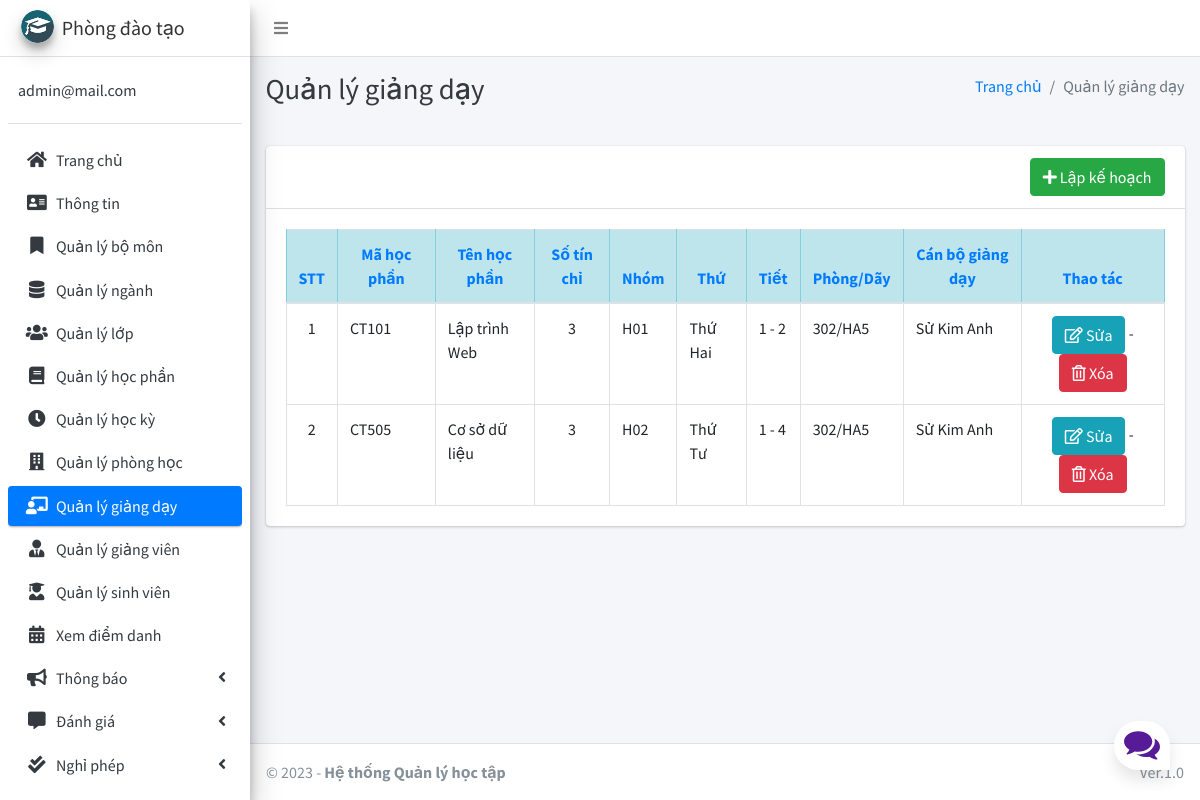
The page /assign/manage/ (signed in) on the database its author committed.
### main_app/models.py (models this page shows, shortened)
class CustomUser(AbstractUser):
    USER_TYPE = ((1, "PDT"), (2, "GV"), (3, "SV"))
    id = models.CharField(primary_key='True', max_length=10)
    username = None  # Removed username, using email instead
    email = models.EmailField(unique=True)
    user_type = models.CharField(default=1, choices=USER_TYPE, max_length=1)
    fcm_token = models.TextField(default="")  # For firebase notifications
    USERNAME_FIELD = "email"
    REQUIRED_FIELDS = []
    objects = CustomUserManager()

class Assign(models.Model):
    subject = models.ForeignKey(Subject, on_delete=models.CASCADE, null=True)
    group = models.CharField(max_length=5)
    period = models.CharField(max_length=50, choices=time_slots, null=True)
    day = models.CharField(max_length=15, choices=DAYS_OF_WEEK, null=True)
    room = models.ForeignKey(Room, on_delete=models.CASCADE, null=True)
    staff = models.ForeignKey(Staff, on_delete=models.CASCADE, null=True)
    grade = models.ForeignKey(Grade, on_delete=models.CASCADE, null=True)

class Subject(models.Model):
    id = models.CharField(primary_key='True', max_length=50)
    name = models.CharField(max_length=120)
    credit = models.IntegerField(max_length=2)
    type = models.IntegerField(choices=subject_choice, max_length=2, null=True)
    fee = models.CharField(max_length=50, null=True)
    major = models.ForeignKey(Major, on_delete=models.CASCADE)
    session = models.ForeignKey(Session, on_delete=models.CASCADE)

class Room(models.Model):
    name = models.CharField(max_length=20)
    dimension = models.IntegerField()

class Staff(models.Model):
    admin = models.OneToOneField(CustomUser, primary_key='True', on_delete=models.CASCADE, blank=False)
    last_name = models.CharField(max_length=200)
    first_name = models.CharField(max_length=200)
    profile_pic = models.ImageField(null=True, blank=True, upload_to="images/")
    gender = models.CharField(max_length=3, choices=gender_choice)
    dob = models.DateField(null=True)
    pob = models.CharField(max_length=200, null=True)
    level = models.CharField(max_length=30, choices=level_choice)
    number = models.CharField(max_length=15, null=True)
    address = models.TextField(null=True)
    major = models.ForeignKey(Major, on_delete=models.DO_NOTHING, null=True, blank=False)
    department = models.ForeignKey(Department, on_delete=models.DO_NOTHING, null=True, blank=False)

### main_app/hod_views.py (the view)
# urls.py: path("assign/manage/", hod_views.manage_assign, name='manage_assign'),
def manage_assign(request):
    assigns = Assign.objects.all()
    context = {
        'assigns': assigns,
        'page_title': 'Quản lý giảng dạy'
    }
    return render(request, "hod_template/manage_assign.html", context)

### main_app/templates/hod_template/manage_assign.html
{% extends 'main_app/base.html' %}
{% load static %}
{% block page_title %}{{page_title}}{% endblock page_title %}
{% block content %}
<section class="content">
    <div class="container-fluid">
        <div class="row">
            <div class="col-md-12">
                <div class="card">
                    <div class="card-header">
                        <div style="float: right;">
                            <a href="{% url 'add_assign' %}" class="btn btn-success">
                                <i class="fas fa-plus"></i> Lập kế hoạch</a>
                        </div>
                    </div>
                    <div class="card-body">
                        <table id="example2" class="table table-bordered table-hover">
                            <thead class="table-info text-primary text-center">
                                <tr>
                                    <th>STT</th>
                                    <th>Mã học phần</th>
                                    <th>Tên học phần</th>
                                    <th>Số tín chỉ</th>
                                    <th>Nhóm</th>
                                    <th>Thứ</th>
                                    <th>Tiết</th>
                                    <th>Phòng/Dãy</th>
                                    <th>Cán bộ giảng dạy</th>
                                    <th>Thao tác</th>
                                </tr>
                            </thead>
                            <tbody>
                                {% for assign in assigns %}
                                <tr>
                                    <td class="text-center">{{ forloop.counter }}</td>
                                    <td>{{assign.subject.id}}</td>
                                    <td>{{assign.subject.name}}</td>
                                    <td class="text-center">{{assign.subject.credit}}</td>
                                    <td>{{assign.group}}</td>
                                    <td>{{assign.day}}</td>
                                    <td>{{assign.period}}</td>
                                    <td>{{assign.room.name}}</td>
                                    <td>{{assign.staff.id}} {{assign.staff.last_name}} {{assign.staff.first_name}}</td>
                                    <td class="text-center">
                                        <a href="{% url 'edit_assign' assign.id %}" class="btn btn-info"><i class="far fa-edit"></i> Sửa</a> -
                                        <a href="{% url 'delete_assign' assign.id %}" class="btn btn-danger"
                                           onclick="return confirm('Bạn có chắc chắn muốn xóa?')"><i class="far fa-trash-alt"></i> Xóa</a>
                                    </td>
                                </tr>
                                      {% endfor %}
                            </tbody>
                        </table>
                    </div>
                </div>
            </div>
        </div>
    </div>
</section>
{% endblock content %}

### main_app/templates/main_app/sidebar_template.html (shortened to what this page needs)
{% load static %}
<aside class="main-sidebar sidebar-light-blue elevation-4">
    {% if request.user.user_type == '1' %}
        <a href="{% url 'admin_home' %}" class="brand-link">
            <img src="{% static 'dist/img/cmsl.png' %} " alt="AdminLTE Logo"
                 class="brand-image img-circle elevation-3">
            <span class="brand-text">Phòng đào tạo</span>
        </a>
        <div class="sidebar">
        <div class="user-panel mt-3 pb-3 mb-3 d-flex">
            <div class="info">
                <a href="#" class="d-block">{{ user }}</a>
            </div>
        </div>
        <nav class="mt-2">
        <ul class="nav nav-pills nav-sidebar flex-column" data-widget="treeview" role="menu" data-accordion="false">
        <li class="nav-item">
            {% url 'admin_home' as admin_home %}
            <a href="{{ admin_home }}" class="nav-link {% if admin_home == request.path %} active {% endif %}">
                <i class="nav-icon fas fa-home"></i>
                <p>
                    Trang chủ
                </p>
            </a>
        </li>
        <li class="nav-item">
            {% url 'admin_view_profile' as admin_view_profile %}
            <a href="{{ admin_view_profile }}"
               class="nav-link {% if admin_view_profile == request.path %} active {% endif %}">
                <i class="nav-icon fas fa-address-card"></i>
                <p>
                    Thông tin
                </p>
            </a>
        </li>
        <li class="nav-item">
            {% url 'manage_department' as manage_department %}
            <a href="{{ manage_department }}" class="nav-link {% if manage_department == request.path %} active {% endif %}">
                <i class="nav-icon fas fa-bookmark"></i>
                <p>
                    Quản lý bộ môn
                </p>
            </a>
        </li>
                <li class="nav-item">
                    {% url 'manage_major' as manage_major %}
                    {% url 'edit_major' department_id as edit_major %}
                    <a href="{{ manage_major }}"
                       class="nav-link  {% if edit_major == request.path or manage_major == request.path %} active {% endif %}">
                        <i class="nav-icon fas fa-database"></i>
                        <p>
                            Quản lý ngành
                        </p>
                    </a>
                </li>
                        <li class="nav-item">
                    {% url 'manage_grade' as manage_grade %}
                    {% url 'edit_grade' department_id as edit_grade %}
                    <a href="{{ manage_grade }}"
                       class="nav-link  {% if edit_grade == request.path or manage_grade == request.path %} active {% endif %}">
                        <i class="nav-icon fas fa-users"></i>
                        <p>
                            Quản lý lớp
                        </p>
                    </a>
                </li>
                        <li class="nav-item">
                    {% url 'manage_subject' as manage_subject %}
                    {% url 'edit_subject' subject_id as edit_subject %}
                    <a href="{{ manage_subject }}"
                       class="nav-link  {% if edit_subject == request.path or manage_subject == request.path %} active {% endif %}">
                        <i class="nav-icon fas fa-book"></i>
                        <p>
                            Quản lý học phần
                        </p>
                    </a>
                </li>
                        <li class="nav-item">
                    {% url 'manage_session' as manage_session %}
                    {% url 'edit_session' session_id as edit_session %}
                    <a href="{{ manage_session }}"
                       class="nav-link  {% if edit_session == request.path or manage_session == request.path %} active {% endif %}">
                        <i class="nav-icon fas fa-clock"></i>
                        <p>
                            Quản lý học kỳ
                        </p>
                    </a>
                </li>
                        <li class="nav-item">
                    {% url 'manage_room' as manage_room %}
                    {% url 'edit_room' room_id as edit_room %}
                    <a href="{{ manage_room }}"
                       class="nav-link {% if manage_room == request.path or request.path == edit_room %} active {% endif %}">
                        <i class="fas fa-building nav-icon"></i>
                        <p>
                            Quản lý phòng học
                        </p>
                    </a>
                </li>
                        <li class="nav-item">
                    {% url 'manage_assign' as manage_assign %}
                    {% url 'edit_assign' assign_id as edit_assign %}
                    <a href="{{ manage_assign }}"
                       class="nav-link {% if manage_assign == request.path or request.path == edit_assign %} active {% endif %}">
                        <i class="nav-icon fas fa-chalkboard-teacher"></i>
                        <p>
                            Quản lý giảng dạy
                        </p>
                    </a>
                </li>
                <li class="nav-item">
            {% url 'manage_staff' as manage_staff %}
            {% url 'edit_staff' staff_id as edit_staff %}
            <a href="{{ manage_staff }}"
               class="nav-link {% if manage_staff == request.path or request.path == edit_staff %} active {% endif %}">
                <i class="nav-icon fas fa-user-tie"></i>
                <p>
                    Quản lý giảng viên
                </p>
            </a>
        </li>
        <li class="nav-item">
            {% url 'manage_student' as manage_student %}
            {% url 'edit_student' student_id as edit_student %}
            <a href="{{ manage_student }}"
               class="nav-link  {% if edit_student == request.path or manage_student == request.path %} active {% endif %}">
                <i class="nav-icon fas fa-user-graduate"></i>
                <p>
                    Quản lý sinh viên
                </p>
            </a>
        </li>
        <li class="nav-item">
            {% url 'admin_view_attendance' as admin_view_attendance %}
            <a href="{{ admin_view_attendance }}"
               class="nav-link  {% if admin_view_attendance == request.path %} active {% endif %}">
                <i class="nav-icon fas fa-calendar-alt"></i>
                <p>
                    Xem điểm danh
                </p>
            </a>
        </li>
        <li class="nav-item has-treeview">
            <a href="#" class="nav-link">
                <i class="nav-icon fas fa-bullhorn"></i>
                <p>
                    Thông báo
                    <i class="fas fa-angle-left right"></i>
                </p>
            </a>
        </li>
                <li class="nav-item has-treeview">
            <a href="#" class="nav-link">
                <i class="nav-icon fas fa-comment-alt"></i>
                <p>
                    Đánh giá
                    <i class="fas fa-angle-left right"></i>
                </p>
            </a>
        </li>
                <li class="nav-item has-treeview">
            <a href="#" class="nav-link">
                <i class="nav-icon fas fa-check-double"></i>
                <p>
                    Nghỉ phép
                    <i class="fas fa-angle-left right"></i>
                </p>
            </a>
        </li>
    {% endif %}
    <li class="nav-item">
        <a href="{% url 'user_logout' %}"
           onclick="return confirm('Bạn có chắc chắn muốn đăng xuất?')"
           class="nav-link">
        </a>
    </li>
    </ul>
    </nav>
    </div>
</aside>

### main_app/static/style.css (style rules this page uses)
* { box-sizing: border-box; margin: 0; padding: 0; }
body { font-family: 'Nunito', sans-serif; font-weight: 400; font-size: 100%; background: #F1F1F1; }
*, html { --primaryGradient: linear-gradient(93.12deg, #581B98 0.52%, #9C1DE7 100%); --secondaryGradient: linear-gradient(268.91deg, #581B98 -2.14%, #9C1DE7 99.69%); --primaryBoxShadow: 0px 10px 15px rgba(0, 0, 0, 0.1); --secondaryBoxShadow: 0px -10px 15px rgba(0, 0, 0, 0.1); --primary: #581B98; }

### rows shown on the page
CustomUser: email "admin@mail.com"
Assign: subject.id "CT101", subject.name "Lập trình Web", subject.credit "3", group "H01", day "Thứ Hai", period "1 - 2", room.name "302/HA5", staff.last_name "Sử Kim", staff.first_name "Anh"
Assign: subject.id "CT505", subject.name "Cơ sở dữ liệu", subject.credit "3", group "H02", day "Thứ Tư", period "1 - 4", room.name "302/HA5", staff.last_name "Sử Kim", staff.first_name "Anh"

### other values the page prints
{{ page_title }} "Quản lý giảng dạy"
